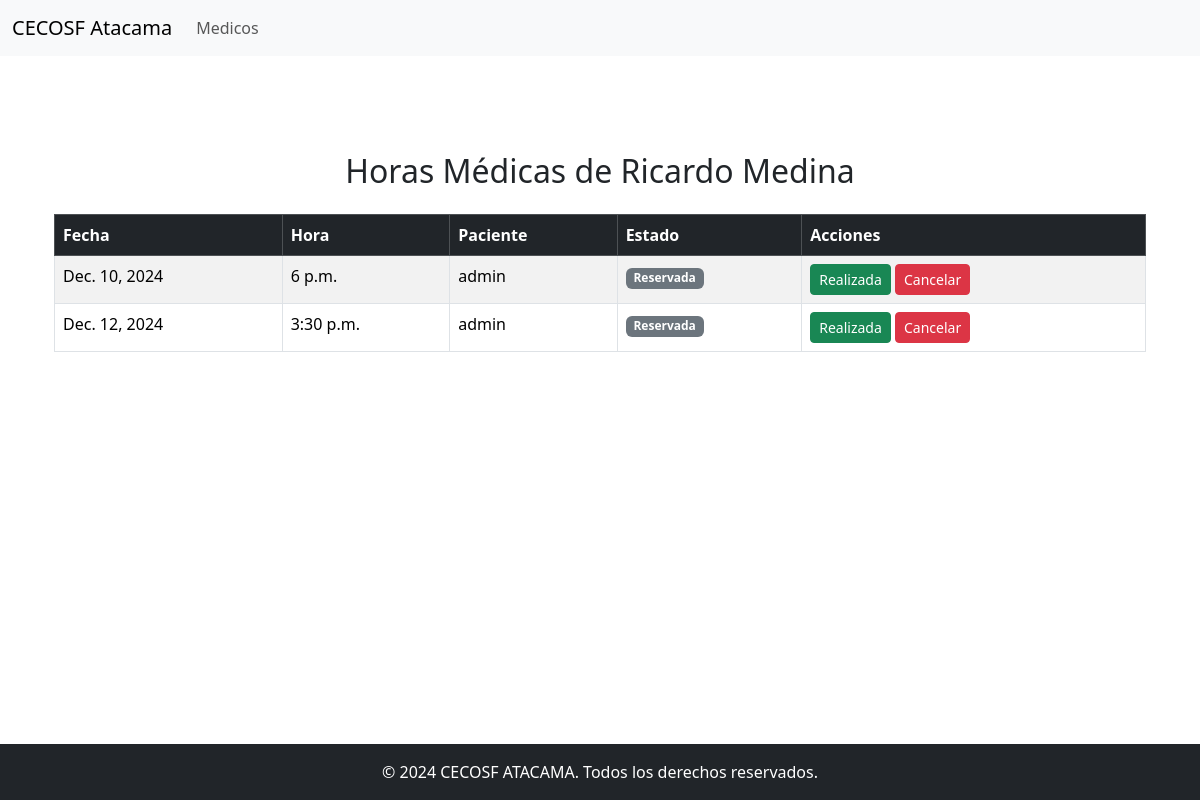
/personas/gestionar_horas (signed in), run on an earlier commit of the app's database.
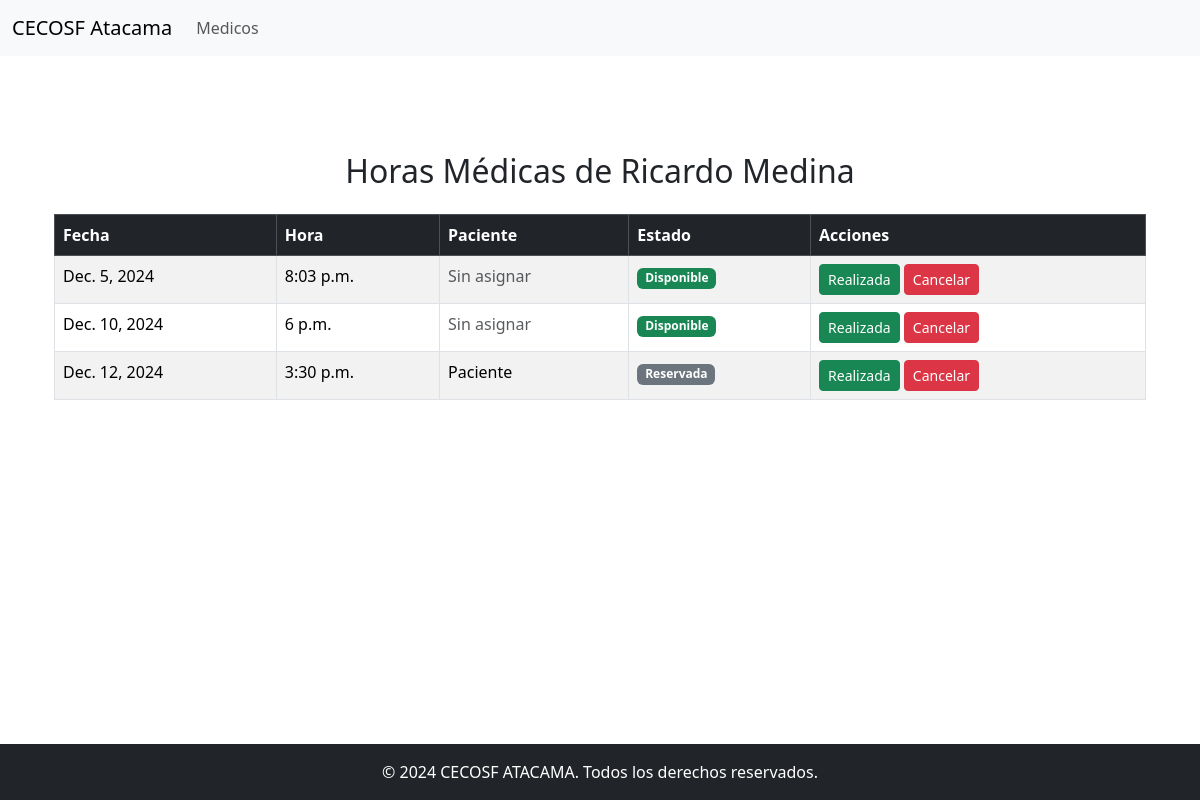
And on a later commit of the database.
### personas/models.py (models this page shows, shortened)
class Hora(models.Model):
    medico = models.ForeignKey(Medico, on_delete=models.CASCADE, related_name="horas")
    fecha = models.DateField()
    hora = models.TimeField()
    disponible = models.BooleanField(default=True)
    usuario = models.ForeignKey(User, null=True, blank=True, on_delete=models.SET_NULL)

### personas/views.py (the view)
# urls.py: path('gestionar_horas', views.gestionar_horas, name='gestionar_horas'),
def gestionar_horas(request):
    medico_id = request.session.get('medico_id')  # Obtener ID del médico autenticado
    if not medico_id:
        return redirect('login_medico')
    medico = get_object_or_404(Medico, id=medico_id)
    horas = medico.horas.order_by('fecha', 'hora')  # Todas las horas asociadas al médico
    return render(request, 'personas/gestionar_horas.html', {'medico': medico, 'horas': horas})

### personas/templates/personas/gestionar_horas.html (shortened to what this page needs)
{% extends 'personas/base.html' %}
{% block content %}
<div class="container mt-5">
    <h2 class="text-center mb-4">Horas Médicas de {{ medico.nombre }}</h2>
    <div class="table-responsive">
        <table class="table table-striped table-bordered">
            <thead class="table-dark">
                <tr>
                    <th>Fecha</th>
                    <th>Hora</th>
                    <th>Paciente</th>
                    <th>Estado</th>
                    <th>Acciones</th>
                </tr>
            </thead>
            <tbody>
                {% for hora in horas %}
                <tr>
                    <td>{{ hora.fecha }}</td>
                    <td>{{ hora.hora }}</td>
                    <td>
                        {% if hora.usuario %}
                            {{ hora.usuario.username }}
                        {% else %}
                            <span class="text-muted">Sin asignar</span>
                        {% endif %}
                    </td>
                    <td>
                        {% if hora.disponible %}
                            <span class="badge bg-success">Disponible</span>
                        {% else %}
                            <span class="badge bg-secondary">Reservada</span>
                        {% endif %}
                    </td>
                    <td>
                        <form method="POST" action="{% url 'gestionar_horas_accion' hora.id %}">
                            <button type="submit" name="accion" value="realizada" class="btn btn-success btn-sm">
                                 Realizada
                            </button>
                            <button type="submit" name="accion" value="cancelar" class="btn btn-danger btn-sm">
                                 Cancelar
                            </button>
                        </form>
                    </td>
                </tr>
                {% endfor %}
            </tbody>
        </table>
    </div>
</div>
{% endblock %}

What changed in the data, as far as the page shows it:
added Hora: fecha "Dec. 5, 2024", hora "8:03 p.m.", shows "Sin asignar", disponible "Disponible"
changed Hora "Dec. 10, 2024": usuario.username "admin" → (not shown); now shows "Sin asignar"; disponible "Reservada" → "Disponible"
changed through a linked row, Hora: usuario.username "admin" → "Paciente"
